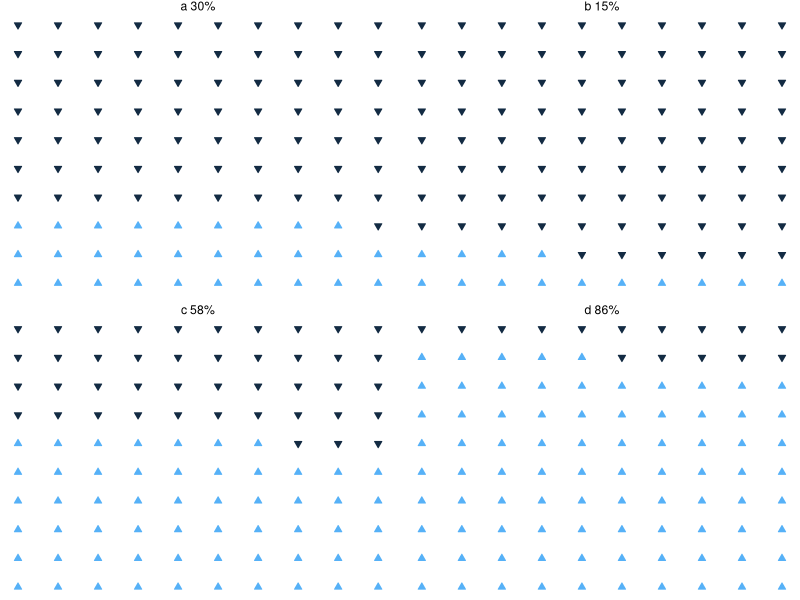

Here is the R script that generated this plot:
## ---- chunk 1
suppressPackageStartupMessages(library(tidyverse))

df <- tibble(a=runif(4),b=letters[1:4], p=list(seq(.01,1,.01))) %>% 
  unnest() %>% 
  mutate(q = ifelse(a>p,1,0),
         label = paste(b,scales::percent(a)),
         x = ((p-0.01)*100)%%10,
         y = ((p-0.01)*100)%/%10) %>%
  ggplot() +
  geom_point(mapping=aes(x=x, y=y, color = q, fill=q, shape = factor(q))) +
  scale_y_continuous(name="") +
  scale_x_continuous(name="") +
  scale_shape_manual(values = c(25,24))  +
  guides(fill=FALSE, shape=FALSE, color=FALSE) +
  facet_wrap(~label, nrow = 2) + 
  theme_void()
